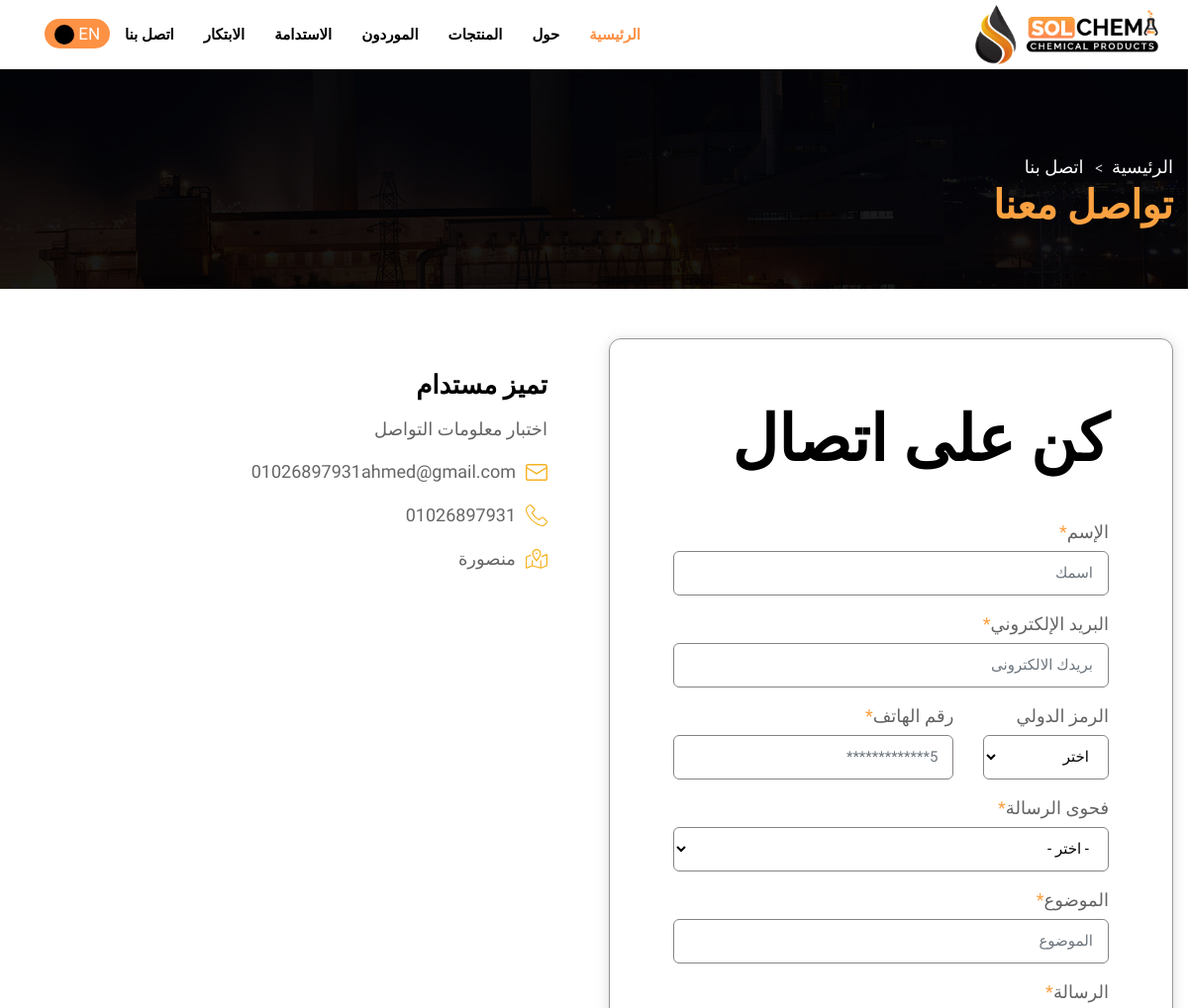
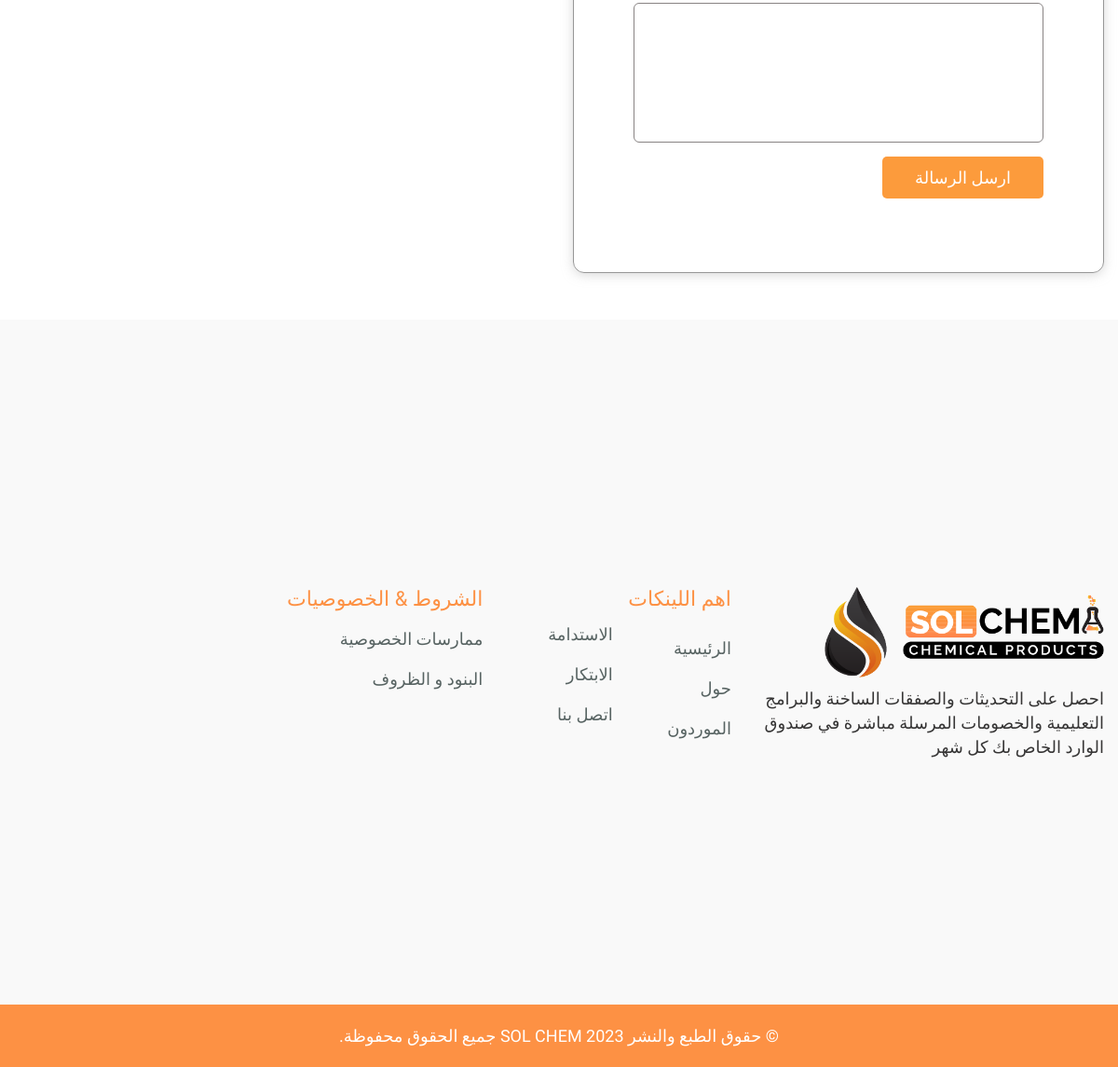
The app's page /contact/ar/contact with its own data (2 pictures, top to bottom).
### contact/models.py (models this page shows, shortened)
class contact(models.Model):
    title = models.CharField(max_length=200)
    title_ar = models.CharField(max_length=200)
    description = models.TextField()
    description_ar = models.TextField()
    email = models.CharField(max_length=200)
    phone = models.CharField(max_length=200)
    address = models.CharField(max_length=200)
    address_ar = models.CharField(max_length=200)

### contact/views.py (the view, shortened to what this page needs)
# urls.py: path('ar/contact', views.contact_ar, name='contact_ar'),
def contact_ar(request):
    contact_info = contact.objects.all()
    country_code = Country_code.objects.all()
    message_type = Message_type.objects.all()
    context={
        'contact_info':contact_info,
        'country_code':country_code,
        'message_type':message_type,
    }
    return render(request, 'ar/contact.html', context)

### products/context_processors.py (called while the page is built)
def categories(request):
    all_categories = category.objects.all()
    return {'all_categories': all_categories}

### templates/ar/contact.html (shortened to what this page needs)
{% extends 'ar/base.html' %}
{% load static %}
{% block body %}
        <section class="page-title" style="background-image:url(images/new/bg1.jpg)">
            <div class="auto-container">
                 <ul class="page-breadcrumb">
                    <li><a href="index.html">الرئيسية</a></li>
                    <li>اتصل بنا</li>
                </ul>
                <h2>تواصل معنا</h2>
            </div>
        </section>
        <div class="contactUspage">
            <div class="auto-container">
                <div class="row">
                    <div class="col-lg-6 col-md-6 col-sm-6 col-xs-12">
                        <div class="rightSide">
                            <div class="GetinTouch">
                                <div class="titiitle">
                                    <h2>كن على اتصال</h2>
                                </div>
                                <form method="post">
                                    <div class="row">
                                        <div class="col-lg-12">
                                            <div class="form-group">
                                                <label>الإسم<span>*</span></label>
                                                <input type="text" class="form-control" placeholder="اسمك " name="name" required>
                                            </div>
                                        </div>
                                        <div class="col-lg-12">
                                            <div class="form-group">
                                                <label>البريد الإلكتروني<span>*</span></label>
                                                <input type="email" class="form-control" placeholder="بريدك الالكترونى" name="email" required>
                                            </div>
                                        </div>
                                        <div class="col-lg-4 col-md-3 col-sm-12">
                                            <div class="form-group">
                                                <label>الرمز الدولي</label>
                                                <select class="form-control" name="country_code" required>
                                                    <option>اختر </option>
                                                </select>
                                            </div>
                                        </div>
                                        <div class="col-lg-8 ">
                                            <div class="form-group">
                                                <label>رقم الهاتف<span>*</span></label>
                                                <input type="text" class="form-control" placeholder="5*************" name="phone" required>
                                            </div>
                                        </div>
                                        <div class="col-lg-12">
                                            <div class="form-group">
                                                <label>فحوى الرسالة<span>*</span></label>
                                                <select class="form-control" name="message_type" required>
                                                    <option value="" selected="selected">- اختر -</option>
                                                </select>
                                            </div>
                                        </div>
                                        <div class="col-lg-12">
                                            <div class="form-group">
                                                <label>الموضوع<span>*</span></label>
                                                <input type="text" class="form-control" placeholder="الموضوع"name="subject" required>
                                            </div>
                                        </div>
                                        <div class="col-lg-12">
                                            <div class="form-group">
                                                <label>الرسالة<span>*</span></label>
                                                <textarea class="form-control" style="height: 150px" required name="message"></textarea>
                                            </div>
                                        </div>
                                        <div class="col-lg-12">
                                            <div class="form-group">
                                                <button type="submit" class="SendBTN">ارسل الرسالة</button>
                                            </div>
                                        </div>
                                    </div>
                                </form>
                            </div>
                        </div>
                    </div>
                    <div class="col-lg-6 col-md-6 col-sm-6 col-xs-12">
                        <div class="SolChemOffices">
                            <div class="row">
                                {% for contact in contact_info %}
                                <div class="col-lg-12">
                                    <div class="infosolslschem">
                                        <h4>{{contact.title_ar}}</h4>
                                        <p class="mt-3">{{contact.description_ar}}</p>
                                        <div class="infoItem my-3 mb-0">
                                            <img src="{% static 'images/new/main-icon.svg' %}" alt="main-icon">
                                            <a href="mailto: info@solochem.com">{{contact.email}}</a>
                                        </div>
                                        <div class="infoItem my-3">
                                            <img src="{% static 'images/new/phone-icon.svg' %}" alt="phone-icon">
                                            <a href="tel:+123 13 801 9392">{{contact.phone}}</a>
                                        </div>
                                        <div class="infoItem my-3">
                                            <img src="{% static 'images/new/location.svg' %}" alt="main-icon">
                                            <a href="#" target="_blank">
                                                <span>{{contact.address_ar}}</span>
                                            </a>
                                        </div>
                                    </div>
                                </div>
                                {% endfor %}
                            </div>
                        </div>
                    </div>
                </div>
            </div>
        </div>
        {% endblock %}

### static/css/style_Rtl.css (style rules this page uses)
body { direction: rtl; text-align: start; font-family: 'Cairo', sans-serif; }
.page-breadcrumb li { margin-left: 10px; margin-right: 0; padding-left: 15px; padding-right: 0; }
.page-breadcrumb li:after { left: -2px; right: auto; }
h1,h2,h3,h4,h5,h6 { font-family: 'Cairo', sans-serif; }

### records on screen
contact: title_ar "تميز مستدام", description_ar "اختبار معلومات التواصل", email "01026897931ahmed@gmail.com", phone "01026897931", address_ar "منصورة"
